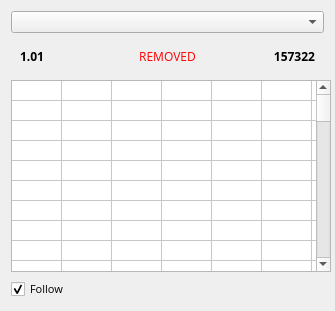
           <widget class="QFrame" name="runner0Frame">
            <property name="minimumSize">
             <size>
              <width>335</width>
              <height>0</height>
             </size>
            </property>
            <property name="maximumSize">
             <size>
              <width>335</width>
              <height>16777215</height>
             </size>
            </property>
            <property name="frameShape">
             <enum>QFrame::NoFrame</enum>
            </property>
            <property name="frameShadow">
             <enum>QFrame::Raised</enum>
            </property>
            <layout class="QGridLayout" name="gridLayout_3">
             <item row="4" column="0">
              <widget class="QCheckBox" name="follow0CheckBox">
               <property name="font">
                <font>
                 <family>Open Sans</family>
                 <pointsize>8</pointsize>
                 <weight>50</weight>
                 <bold>false</bold>
                </font>
               </property>
               <property name="text">
                <string>Follow</string>
               </property>
               <property name="checked">
                <bool>true</bool>
               </property>
              </widget>
             </item>
             <item row="1" column="0">
              <widget class="QFrame" name="frame_5">
               <property name="minimumSize">
                <size>
                 <width>0</width>
                 <height>20</height>
                </size>
               </property>
               <property name="frameShape">
                <enum>QFrame::NoFrame</enum>
               </property>
               <property name="frameShadow">
                <enum>QFrame::Raised</enum>
               </property>
               <layout class="QHBoxLayout" name="horizontalLayout_3">
                <item>
                 <widget class="QLabel" name="ltp0Label">
                  <property name="maximumSize">
                   <size>
                    <width>16777215</width>
                    <height>16777215</height>
                   </size>
                  </property>
                  <property name="font">
                   <font>
                    <family>Open Sans</family>
                    <weight>75</weight>
                    <bold>true</bold>
                    <stylestrategy>PreferDefault</stylestrategy>
                   </font>
                  </property>
                  <property name="text">
                   <string>1.01</string>
                  </property>
                 </widget>
                </item>
                <item>
                 <widget class="QLabel" name="removed0Label">
                  <property name="maximumSize">
                   <size>
                    <width>16777215</width>
                    <height>16777215</height>
                   </size>
                  </property>
                  <property name="font">
                   <font>
                    <family>Open Sans</family>
                   </font>
                  </property>
                  <property name="styleSheet">
                   <string notr="true">color:red</string>
                  </property>
                  <property name="text">
                   <string>REMOVED</string>
                  </property>
                  <property name="alignment">
                   <set>Qt::AlignCenter</set>
                  </property>
                 </widget>
                </item>
                <item>
                 <widget class="QLabel" name="runnerTradedVol0Label">
                  <property name="maximumSize">
                   <size>
                    <width>16777215</width>
                    <height>16777215</height>
                   </size>
                  </property>
                  <property name="font">
                   <font>
                    <family>Open Sans</family>
                    <weight>75</weight>
                    <bold>true</bold>
                    <stylestrategy>PreferDefault</stylestrategy>
                   </font>
                  </property>
                  <property name="text">
                   <string>157322</string>
                  </property>
                  <property name="alignment">
                   <set>Qt::AlignRight|Qt::AlignTrailing|Qt::AlignVCenter</set>
                  </property>
                 </widget>
                </item>
               </layout>
              </widget>
             </item>
             <item row="0" column="0">
              <widget class="QComboBox" name="runner0ComboBox">
               <property name="font">
                <font>
                 <weight>75</weight>
                 <bold>true</bold>
                </font>
               </property>
              </widget>
             </item>
             <item row="3" column="0">
              <widget class="QTableWidget" name="ladder0TableWidget">
               <property name="minimumSize">
                <size>
                 <width>320</width>
                 <height>0</height>
                </size>
               </property>
               <property name="maximumSize">
                <size>
                 <width>320</width>
                 <height>16777215</height>
                </size>
               </property>
               <property name="sizeIncrement">
                <size>
                 <width>0</width>
                 <height>0</height>
                </size>
               </property>
               <property name="font">
                <font>
                 <family>Open Sans</family>
                 <pointsize>8</pointsize>
                 <weight>50</weight>
                 <bold>false</bold>
                </font>
               </property>
               <property name="horizontalScrollBarPolicy">
                <enum>Qt::ScrollBarAlwaysOff</enum>
               </property>
               <property name="alternatingRowColors">
                <bool>false</bool>
               </property>
               <property name="showGrid">
                <bool>true</bool>
               </property>
               <property name="gridStyle">
                <enum>Qt::SolidLine</enum>
               </property>
               <property name="cornerButtonEnabled">
                <bool>true</bool>
               </property>
               <property name="rowCount">
                <number>350</number>
               </property>
               <property name="columnCount">
                <number>25</number>
               </property>
               <attribute name="horizontalHeaderVisible">
                <bool>false</bool>
               </attribute>
               <attribute name="horizontalHeaderMinimumSectionSize">
                <number>1</number>
               </attribute>
               <attribute name="horizontalHeaderDefaultSectionSize">
                <number>50</number>
               </attribute>
               <attribute name="horizontalHeaderHighlightSections">
                <bool>true</bool>
               </attribute>
               <attribute name="verticalHeaderVisible">
                <bool>false</bool>
               </attribute>
               <attribute name="verticalHeaderMinimumSectionSize">
                <number>15</number>
               </attribute>
               <attribute name="verticalHeaderDefaultSectionSize">
                <number>15</number>
               </attribute>
               <attribute name="verticalHeaderHighlightSections">
                <bool>true</bool>
               </attribute>
               <row/>
               <row/>
               <row/>
               <row/>
               <row/>
               <row/>
               <row/>
               <row/>
               <row/>
               <row/>
               <row/>
               <row/>
               <row/>
               <row/>
               <row/>
               <row/>
               <row/>
               <row/>
               <row/>
               <row/>
               <row/>
               <row/>
               <row/>
               <row/>
               <row/>
               <row/>
               <row/>
               <row/>
               <row/>
               <row/>
               <row/>
               <row/>
               <row/>
               <row/>
               <row/>
               <row/>
               <row/>
               <row/>
               <row/>
               <row/>
               <row/>
               <row/>
               <row/>
               <row/>
               <row/>
               <row/>
               <row/>
               <row/>
               <row/>
               <row/>
               <row/>
               <row/>
               <row/>
               <row/>
               <row/>
               <row/>
               <row/>
               <row/>
               <row/>
               <row/>
               <row/>
               <row/>
               <row/>
               <row/>
               <row/>
               <row/>
               <row/>
               <row/>
               <row/>
               <row/>
               <row/>
               <row/>
               <row/>
               <row/>
               <row/>
               <row/>
               <row/>
               <row/>
               <row/>
               <row/>
               <row/>
               <row/>
               <row/>
               <row/>
               <row/>
               <row/>
               <row/>
               <row/>
               <row/>
               <row/>
               <row/>
               <row/>
               <row/>
               <row/>
               <row/>
               <row/>
               <row/>
               <row/>
               <row/>
               <row/>
               <row/>
               <row/>
               <row/>
               <row/>
               <row/>
               <row/>
               <row/>
               <row/>
               <row/>
               <row/>
               <row/>
               <row/>
               <row/>
               <row/>
               <row/>
               <row/>
               <row/>
               <row/>
               <row/>
               <row/>
               <row/>
               <row/>
               <row/>
               <row/>
               <row/>
               <row/>
               <row/>
               <row/>
               <row/>
               <row/>
               <row/>
               <row/>
               <row/>
               <row/>
               <row/>
               <row/>
               <row/>
               <row/>
               <row/>
               <row/>
               <row/>
               <row/>
               <row/>
               <row/>
               <row/>
               <row/>
               <row/>
               <row/>
               <row/>
               <row/>
               <row/>
               <row/>
               <row/>
               <row/>
               <row/>
               <row/>
               <row/>
               <row/>
               <row/>
               <row/>
               <row/>
               <row/>
               <row/>
               <row/>
               <row/>
               <row/>
               <row/>
               <row/>
               <row/>
               <row/>
               <row/>
               <row/>
               <row/>
               <row/>
               <row/>
               <row/>
               <row/>
               <row/>
               <row/>
               <row/>
               <row/>
               <row/>
               <row/>
               <row/>
               <row/>
               <row/>
               <row/>
               <row/>
               <row/>
               <row/>
               <row/>
               <row/>
               <row/>
               <row/>
               <row/>
               <row/>
               <row/>
               <row/>
               <row/>
               <row/>
               <row/>
               <row/>
               <row/>
               <row/>
               <row/>
               <row/>
               <row/>
               <row/>
               <row/>
               <row/>
               <row/>
               <row/>
               <row/>
               <row/>
               <row/>
               <row/>
               <row/>
               <row/>
               <row/>
               <row/>
               <row/>
               <row/>
               <row/>
               <row/>
               <row/>
               <row/>
               <row/>
               <row/>
               <row/>
               <row/>
               <row/>
               <row/>
               <row/>
               <row/>
               <row/>
               <row/>
               <row/>
               <row/>
               <row/>
               <row/>
               <row/>
               <row/>
               <row/>
               <row/>
               <row/>
               <row/>
               <row/>
               <row/>
               <row/>
               <row/>
               <row/>
               <row/>
               <row/>
               <row/>
               <row/>
               <row/>
               <row/>
               <row/>
               <row/>
               <row/>
               <row/>
               <row/>
               <row/>
               <row/>
               <row/>
               <row/>
               <row/>
               <row/>
               <row/>
               <row/>
               <row/>
               <row/>
               <row/>
               <row/>
               <row/>
               <row/>
               <row/>
               <row/>
               <row/>
               <row/>
               <row/>
               <row/>
               <row/>
               <row/>
               <row/>
               <row/>
               <row/>
               <row/>
               <row/>
               <row/>
               <row/>
               <row/>
               <row/>
               <row/>
               <row/>
               <row/>
               <row/>
               <row/>
               <row/>
               <row/>
               <row/>
               <row/>
               <row/>
               <row/>
               <row/>
               <row/>
               <row/>
               <row/>
               <row/>
               <row/>
               <row/>
               <row/>
               <row/>
               <row/>
               <row/>
               <row/>
               <row/>
               <row/>
               <row/>
               <row/>
               <row/>
               <row/>
               <row/>
               <row/>
               <row/>
               <row/>
               <row/>
               <row/>
               <row/>
               <row/>
               <row/>
               <row/>
               <row/>
               <row/>
               <row/>
               <row/>
               <row/>
               <row/>
               <row/>
               <row/>
               <row/>
               <row/>
               <row/>
               <row/>
               <row/>
               <row/>
               <row/>
               <row/>
               <row/>
               <row/>
               <column/>
               <column/>
               <column/>
               <column/>
               <column/>
               <column/>
               <column/>
               <column/>
               <column/>
               <column/>
               <column/>
               <column/>
               <column/>
               <column/>
               <column/>
               <column/>
               <column/>
               <column/>
               <column/>
               <column/>
               <column/>
               <column/>
               <column/>
               <column/>
               <column/>
              </widget>
             </item>
            </layout>
           </widget>
